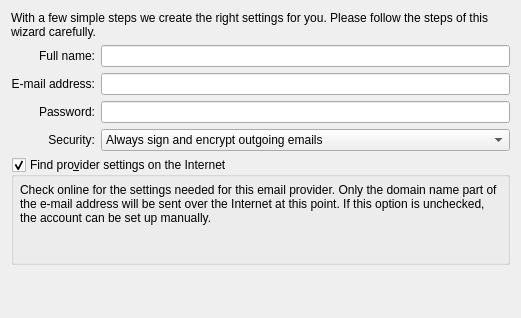
<?xml version="1.0" encoding="UTF-8"?>
<ui version="4.0">
 <class>PersonalDataPage</class>
 <widget class="QWidget" name="PersonalDataPage">
  <property name="geometry">
   <rect>
    <x>0</x>
    <y>0</y>
    <width>521</width>
    <height>318</height>
   </rect>
  </property>
  <layout class="QVBoxLayout" name="verticalLayout_3">
   <item>
    <widget class="QLabel" name="welcomeLabel">
     <property name="text">
      <string>With a few simple steps we create the right settings for you. Please follow the steps of this wizard carefully.</string>
     </property>
     <property name="wordWrap">
      <bool>true</bool>
     </property>
    </widget>
   </item>
   <item>
    <layout class="QGridLayout" name="gridLayout">
     <item row="0" column="0">
      <widget class="QLabel" name="nameLabel">
       <property name="text">
        <string>Full name:</string>
       </property>
       <property name="alignment">
        <set>Qt::AlignRight|Qt::AlignTrailing|Qt::AlignVCenter</set>
       </property>
       <property name="buddy">
        <cstring>nameEdit</cstring>
       </property>
      </widget>
     </item>
     <item row="0" column="1">
      <widget class="QLineEdit" name="nameEdit">
       <property name="minimumSize">
        <size>
         <width>0</width>
         <height>22</height>
        </size>
       </property>
      </widget>
     </item>
     <item row="1" column="0">
      <widget class="QLabel" name="emailLabel">
       <property name="text">
        <string>E-mail address:</string>
       </property>
       <property name="alignment">
        <set>Qt::AlignRight|Qt::AlignTrailing|Qt::AlignVCenter</set>
       </property>
       <property name="buddy">
        <cstring>emailEdit</cstring>
       </property>
      </widget>
     </item>
     <item row="1" column="1">
      <widget class="QLineEdit" name="emailEdit">
       <property name="minimumSize">
        <size>
         <width>0</width>
         <height>22</height>
        </size>
       </property>
      </widget>
     </item>
     <item row="2" column="1">
      <widget class="QLineEdit" name="passwordEdit">
       <property name="minimumSize">
        <size>
         <width>0</width>
         <height>22</height>
        </size>
       </property>
       <property name="echoMode">
        <enum>QLineEdit::Password</enum>
       </property>
      </widget>
     </item>
     <item row="2" column="0">
      <widget class="QLabel" name="passwordLabel">
       <property name="text">
        <string>Password:</string>
       </property>
       <property name="alignment">
        <set>Qt::AlignRight|Qt::AlignTrailing|Qt::AlignVCenter</set>
       </property>
       <property name="buddy">
        <cstring>passwordEdit</cstring>
       </property>
      </widget>
     </item>
     <item row="3" column="0">
      <widget class="QLabel" name="cryptoLabel">
       <property name="text">
        <string>Security:</string>
       </property>
       <property name="alignment">
        <set>Qt::AlignRight|Qt::AlignTrailing|Qt::AlignVCenter</set>
       </property>
      </widget>
     </item>
     <item row="3" column="1">
      <widget class="QComboBox" name="cryptoComboBox">
       <item>
        <property name="text">
         <string>Always sign and encrypt outgoing emails</string>
        </property>
       </item>
       <item>
        <property name="text">
         <string>Always sign outgoing emails</string>
        </property>
       </item>
       <item>
        <property name="text">
         <string>Always encrypt outgoing emails</string>
        </property>
       </item>
       <item>
        <property name="text">
         <string>Don't sign or encrypt outgoing emails</string>
        </property>
       </item>
      </widget>
     </item>
    </layout>
   </item>
   <item>
    <widget class="QStackedWidget" name="stackedPage">
     <property name="currentIndex">
      <number>0</number>
     </property>
     <widget class="QWidget" name="internetPage">
      <layout class="QHBoxLayout" name="horizontalLayout_3">
       <property name="leftMargin">
        <number>0</number>
       </property>
       <property name="topMargin">
        <number>0</number>
       </property>
       <property name="rightMargin">
        <number>0</number>
       </property>
       <property name="bottomMargin">
        <number>0</number>
       </property>
       <item>
        <widget class="QGroupBox" name="checkOnlineGroupBox">
         <property name="title">
          <string>Find pro&amp;vider settings on the Internet</string>
         </property>
         <property name="checkable">
          <bool>true</bool>
         </property>
         <layout class="QVBoxLayout" name="verticalLayout">
          <property name="leftMargin">
           <number>6</number>
          </property>
          <property name="topMargin">
           <number>6</number>
          </property>
          <property name="rightMargin">
           <number>6</number>
          </property>
          <property name="bottomMargin">
           <number>6</number>
          </property>
          <item>
           <widget class="QLabel" name="checkOnlineExplanation">
            <property name="text">
             <string>Check online for the settings needed for this email provider. Only the domain name part of the e-mail address will be sent over the Internet at this point. If this option is unchecked, the account can be set up manually.</string>
            </property>
            <property name="wordWrap">
             <bool>true</bool>
            </property>
           </widget>
          </item>
          <item>
           <layout class="QHBoxLayout" name="horizontalLayout_4">
            <item>
             <widget class="KPIM::ProgressIndicatorLabel" name="mProgress"/>
            </item>
           </layout>
          </item>
         </layout>
        </widget>
       </item>
      </layout>
     </widget>
     <widget class="QWidget" name="accountPage">
      <layout class="QGridLayout" name="gridLayout_4">
       <property name="leftMargin">
        <number>0</number>
       </property>
       <property name="topMargin">
        <number>0</number>
       </property>
       <property name="rightMargin">
        <number>0</number>
       </property>
       <property name="bottomMargin">
        <number>0</number>
       </property>
       <item row="0" column="0">
        <layout class="QHBoxLayout" name="horizontalLayout">
         <item>
          <widget class="QRadioButton" name="imapAccount">
           <property name="text">
            <string>IMAP account</string>
           </property>
           <property name="checked">
            <bool>true</bool>
           </property>
           <attribute name="buttonGroup">
            <string notr="true">buttonGroup</string>
           </attribute>
          </widget>
         </item>
         <item>
          <widget class="QRadioButton" name="pop3Account">
           <property name="text">
            <string>POP&amp;3 account</string>
           </property>
           <attribute name="buttonGroup">
            <string notr="true">buttonGroup</string>
           </attribute>
          </widget>
         </item>
        </layout>
       </item>
       <item row="1" column="0">
        <layout class="QGridLayout" name="gridLayout_2">
         <item row="0" column="0">
          <widget class="QLabel" name="label">
           <property name="text">
            <string>Incoming:</string>
           </property>
           <property name="alignment">
            <set>Qt::AlignRight|Qt::AlignTrailing|Qt::AlignVCenter</set>
           </property>
          </widget>
         </item>
         <item row="0" column="1">
          <widget class="QLabel" name="incommingLabel">
           <property name="text">
            <string comment="KDE::DoNotExtract">TextLabel</string>
           </property>
          </widget>
         </item>
         <item row="1" column="0">
          <widget class="QLabel" name="label_2">
           <property name="text">
            <string>Outgoing:</string>
           </property>
           <property name="alignment">
            <set>Qt::AlignRight|Qt::AlignTrailing|Qt::AlignVCenter</set>
           </property>
          </widget>
         </item>
         <item row="1" column="1">
          <widget class="QLabel" name="outgoingLabel">
           <property name="text">
            <string comment="KDE::DoNotExtract">TextLabel</string>
           </property>
          </widget>
         </item>
         <item row="2" column="0">
          <widget class="QLabel" name="label_3">
           <property name="text">
            <string>Username:</string>
           </property>
           <property name="alignment">
            <set>Qt::AlignRight|Qt::AlignTrailing|Qt::AlignVCenter</set>
           </property>
          </widget>
         </item>
         <item row="2" column="1">
          <widget class="QLabel" name="usernameLabel">
           <property name="text">
            <string comment="KDE::DoNotExtract">TextLabel</string>
           </property>
          </widget>
         </item>
        </layout>
       </item>
       <item row="2" column="0">
        <layout class="QHBoxLayout" name="horizontalLayout_2">
         <item>
          <spacer name="horizontalSpacer">
           <property name="orientation">
            <enum>Qt::Horizontal</enum>
           </property>
           <property name="sizeHint" stdset="0">
            <size>
             <width>40</width>
             <height>20</height>
            </size>
           </property>
          </spacer>
         </item>
         <item>
          <widget class="QPushButton" name="createAccountPb">
           <property name="text">
            <string>Add Account</string>
           </property>
          </widget>
         </item>
        </layout>
       </item>
      </layout>
     </widget>
    </widget>
   </item>
   <item>
    <spacer name="verticalSpacer_2">
     <property name="orientation">
      <enum>Qt::Vertical</enum>
     </property>
     <property name="sizeHint" stdset="0">
      <size>
       <width>20</width>
       <height>20</height>
      </size>
     </property>
    </spacer>
   </item>
  </layout>
 </widget>
 <customwidgets>
  <customwidget>
   <class>KPIM::ProgressIndicatorLabel</class>
   <extends>QLabel</extends>
   <header location="global">Libkdepim/ProgressIndicatorLabel</header>
   <container>1</container>
  </customwidget>
 </customwidgets>
 <resources/>
 <connections/>
 <buttongroups>
  <buttongroup name="buttonGroup"/>
 </buttongroups>
</ui>
